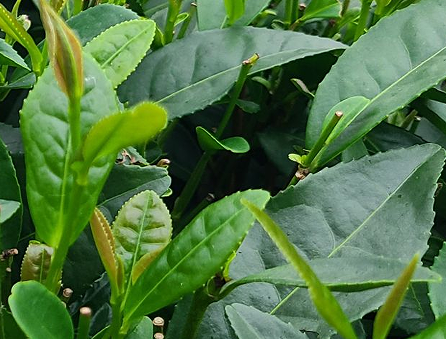
#> input picture img_4.png, 446 x 339 px
$ python PSO_SVM_Tea.py
#> lines starting #> are read from the running program, lines starting #| are printed output that depends on the picture; after the words box and inside, x2 and y2 are one past the last pixel; in counts of white or black regions, pixels touching at a corner belong together; long printed decimals are rounded
try:
    from PIL import Image
except ImportError:
    import Image

from PIL import Image
import numpy as np
import cv2 as cv
from skimage import measure
from sklearn.svm import SVC # 非线性 分类 SVM
tea = cv.imread('img_4.png')
#> tea is the input picture: shape (339, 446, 3); mean B, G, R 67.5, 118, 80.6
pic = 'img_4.png' # 茶叶图片
img = Image.open(pic)
# img.show() # 显示原始图像
img_arr = np.asarray(img,np.float64)
# 选取茶叶嫩芽背景图像上的关键点RGB值(10个)
bg_RGB = np.array(
    [[143,150,133],[103, 86, 76,],[90, 133, 118],[166, 186 ,152,],[29, 51, 32],
     [65, 56, 34],[74 ,111, 95],[119 ,102, 67],[75 ,80, 4],[149, 153, 134]]
)
# 选取茶叶嫩芽上的关键点RGB值(10个)
tea_RGB = np.array(
    [[110, 139, 43],[79, 130, 0],[146, 171, 36],[196, 218, 106],[107, 145, 31],
     [164, 197, 28],[76 ,108, 0],[132, 170, 10],[103, 129, 5],[104 ,130, 29]]
)
RGB_arr = np.concatenate((bg_RGB,tea_RGB),axis=0) # 按列拼接
# 背景用0标记，茶叶嫩芽用1标记
label = np.append(np.zeros(bg_RGB.shape[0]),np.ones(tea_RGB.shape[0]))
# 原本 img_arr 形状为(m,n,k),现在转化为(m*n,k)
img_reshape = img_arr.reshape([img_arr.shape[0]*img_arr.shape[1],img_arr.shape[2]])
svc = SVC(kernel='poly',degree=3) # 使用多项式核，次数为3
svc.fit(RGB_arr,label) # SVM 训练样本
predict = svc.predict(img_reshape) # 预测测试点
bg_bool = predict == 0. # 为背景的序号(bool)
bg_bool = bg_bool[:,np.newaxis] # 增加一列(一维变二维)
bg_bool_3col = np.concatenate((bg_bool,bg_bool,bg_bool),axis=1) # 变为三列
bg_bool_3d = bg_bool_3col.reshape((img_arr.shape[0],img_arr.shape[1],img_arr.shape[2])) # 变回三维数组(逻辑数组)
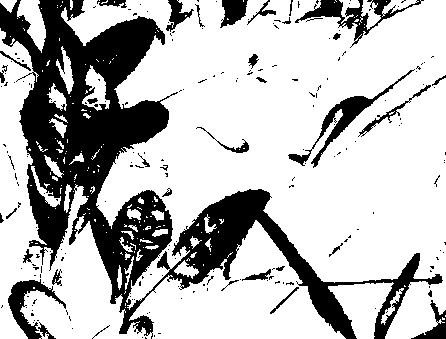
#> bg_bool_3d: shape (339, 446, 3) bool; 72.9% white; 213 black regions (178 under 20 px), largest, box (x1, y1, x2, y2) and area: (0, 0, 443, 339) 33170, (288, 69, 415, 168) 1427, (295, 0, 424, 48) 1373
# img_arr[bg_bool_3d] = 255. # 将背景像素点变为白色
img_arr[bg_bool_3d] = 0. # 将背景像素点变为黑色
img_split = Image.fromarray(img_arr.astype('uint8')) # 数组转image
# img_split.show() # 显示分割之后的图像
img_split.save('split_tea.jpg') # 保存
# 再依次进行二值化、中值滤波、腐蚀、空洞填充，求最大连通区域等形态学操作
# 最后利用二值化图像求出最大连通区域
# 再原嫩芽图像上画出茶叶嫩芽的最小外包矩形和中心点坐标；
# 将其转化为二值图像(省略此步骤直接调用mask二值图像)
tea_s = cv.imread('split_tea.jpg')
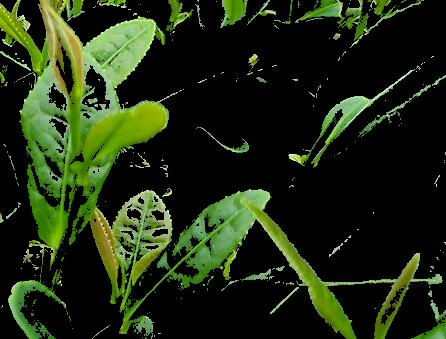
#> tea_s: shape (339, 446, 3); mean B, G, R 18.9, 43.7, 31.5
bgr= cv.cvtColor(tea_s, cv.COLOR_HSV2BGR)
# cv.imshow('1',bgr)
gray=cv.cvtColor(bgr,cv.COLOR_BGR2GRAY)
# cv.imshow('2',gray)
ret, thresh = cv.threshold(gray, 0, 255, cv.THRESH_BINARY + cv.THRESH_OTSU)
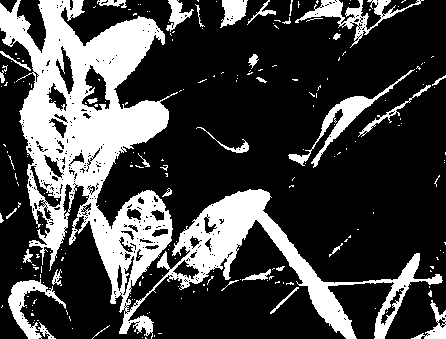
#> thresh: shape (339, 446); 26.6% white; 217 white regions (182 under 20 px), largest, box (x1, y1, x2, y2) and area: (0, 0, 443, 339) 32464, (288, 69, 415, 168) 1426, (295, 0, 424, 48) 1327
#> ret = 38
# cv.imshow("thresh", thresh)
# 中值滤波：进行嫩芽降噪
median = cv.medianBlur(thresh,3)
#> median: shape (339, 446); 26.5% white; 101 white regions (67 under 20 px), largest, box (x1, y1, x2, y2) and area: (0, 0, 442, 339) 33018, (295, 0, 406, 45) 1334, (311, 70, 412, 167) 1264
cv.imshow('median',median)
# 开操作：去掉目标特征外的孤立点
kernel = cv.getStructuringElement(cv.MORPH_RECT, (3,3))
opening = cv.morphologyEx(median,cv.MORPH_OPEN,kernel)
#> opening: shape (339, 446); 25.4% white; 52 white regions (16 under 20 px), largest, box (x1, y1, x2, y2) and area: (0, 0, 172, 334) 23490, (157, 189, 356, 339) 7209, (369, 253, 420, 339) 1186
cv.imshow('open',opening)
# 闭操作：去掉目标特征内的孔
kernel = np.ones((3,3),np.uint8)
closing = cv.morphologyEx(opening,cv.MORPH_CLOSE,kernel)
#> closing: shape (339, 446); 25.9% white; 44 white regions (13 under 20 px), largest, box (x1, y1, x2, y2) and area: (0, 0, 356, 339) 31591, (369, 253, 420, 339) 1207, (312, 96, 378, 166) 1129
cv.imshow('clos',closing)
cv.imwrite('SVM_clos.jpg', closing)

# 求出最大连通区域
# image:二值图像  threshold_point:符合面积条件大小的阈值

def remove_small_points(image, threshold_point):
#> called with image = 'SVM_clos.jpg', threshold_point = 400
    img = cv.imread(image, 0)
#> img: shape (339, 446); min 0, max 255, mean 66
    img_label, num = measure.label(img, connectivity=2, return_num=True)  # 输出二值图像中所有的连通域
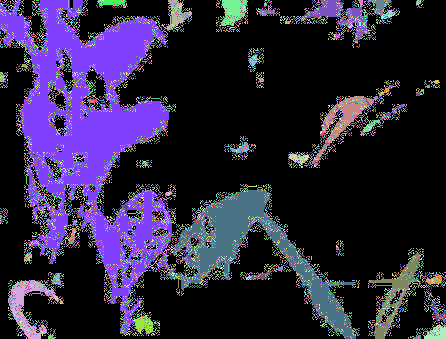
#> img_label: shape (339, 446) int64; 11247 distinct labels, from 0 to 11246; one colour per label, 0 black
#> num = 11246
    props = measure.regionprops(img_label)  # 输出连通域的属性，包括面积等
#> props = 11246 regions

    resMatrix = np.zeros(img_label.shape)
    for i in range(1, len(props)):
        if props[i].area > threshold_point:
            tmp = (img_label == i + 1).astype(np.uint8)
            resMatrix += tmp  # 组合所有符合条件的连通域
#> resMatrix: shape (339, 446) float64; values 0 (black) and 1 (white), 18.9% white; 6 white regions, box (x1, y1, x2, y2) and area: (0, 0, 172, 334) 19846, (167, 189, 356, 339) 5725, (369, 253, 420, 339) 873, (312, 96, 378, 166) 756, (8, 280, 59, 339) 730, (301, 0, 369, 41) 719
    resMatrix *= 255
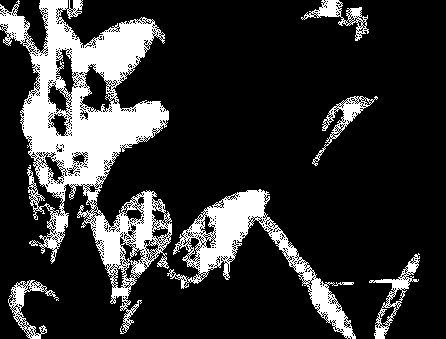
#> resMatrix: shape (339, 446) float64; 18.9% white; 6 white regions, box (x1, y1, x2, y2) and area: (0, 0, 172, 334) 19846, (167, 189, 356, 339) 5725, (369, 253, 420, 339) 873, (312, 96, 378, 166) 756, (8, 280, 59, 339) 730, (301, 0, 369, 41) 719
    return resMatrix

threshold_point=400
maxconnect = remove_small_points('SVM_clos.jpg', threshold_point)
cv.imshow("maxconnect", maxconnect)

# 再闭操作一次：去掉目标特征内的孔
kernel = np.ones((5,5),np.uint8)
closing1 = cv.morphologyEx(maxconnect,cv.MORPH_CLOSE,kernel)
#> closing1: shape (339, 446) float64; 24.1% white; 5 white regions, box (x1, y1, x2, y2) and area: (0, 0, 356, 339) 31962, (369, 253, 420, 339) 1259, (312, 96, 378, 166) 1100, (8, 280, 59, 339) 1071, (301, 0, 369, 41) 1044
cv.imshow('clos1',closing1)

closing1=closing1.astype( np.uint8 )

# 在第一次分割嫩芽图像上框选出最大连通区域的嫩芽
# canny边缘检测
def canny_demo(image):
    t = 100
    print(type(image[0][0]))
#| <class 'numpy.uint8'>
    canny_output = cv.Canny(image, t, t * 2)
#> canny_output: shape (339, 446); 2.6% white in thin lines or dots
    cv.imshow("canny_output", canny_output)
    # cv.imwrite("svm_canny_output.png", canny_output)
    return canny_output
# 调用
binary = canny_demo(closing1)
k = np.ones((3, 3), dtype=np.uint8)
#> k = [[1, 1, 1], [1, 1, 1], [1, 1, 1]]
binary = cv.morphologyEx(binary, cv.MORPH_DILATE, k)
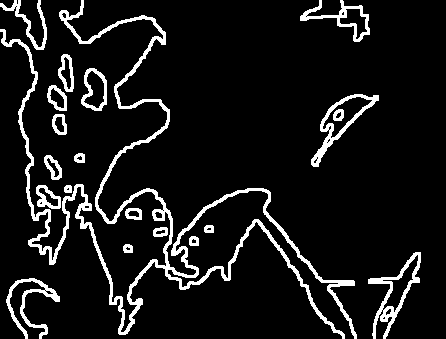
#> binary: shape (339, 446); 9.1% white; 20 white regions
cv.imshow('binary',binary)

# 轮廓发现
contours, hierarchy = cv.findContours(binary, cv.RETR_EXTERNAL, cv.CHAIN_APPROX_SIMPLE)
#> contours = 19 contours; largest, box (x1, y1, x2, y2) and area: (0, 0, 357, 339) 5898, (311, 94, 379, 167) 1504, (368, 252, 421, 339) 1416, (300, 0, 370, 42) 895, (81, 68, 107, 111) 788
for c in range(len(contours)):
    rect = cv.minAreaRect(contours[c])
    cx, cy = rect[0]
    box = cv.boxPoints(rect)
    box = np.int0(box)
    cv.drawContours(tea,[box],0,(0,255,0),2)
    cv.circle(tea, (np.int32(cx), np.int32(cy)), 2, (255, 0, 0), 2, 8, 0)
    cv.drawContours(tea, contours, c, (0, 0, 255), 1, 8)
    print(cx,cy)
#> this loop made 19 passes
#> (rect, cx, cy, box) on passes 1 to 6: (((29.17, 307.9), (59.34, 51.03), -69.44), 29.17, 307.9, [[42, 344], [-5, 326], [15, 271], [63, 289]]), (((387.9, 289.8), (97.91, 45.21), -58.88), 387.9, 289.8, [[381, 343], [343, 320], [393, 236], [432, 259]]), (((127.5, 248), (8, 9), -90), 127.5, 248, [[132, 252], [123, 252], [123, 244], [132, 244]]), (((193.5, 240.5), (9, 9), -90), 193.5, 240.5, [[198, 245], [189, 245], [189, 236], [198, 236]]), (((160, 231.5), (9, 14), -90), 160, 231.5, [[167, 236], [153, 236], [153, 227], [167, 227]]), (((208.5, 228.5), (7, 9), -90), 208.5, 228.5, [[213, 232], [204, 232], [204, 225], [213, 225]])
#| 29.171 307.877
#| 387.886 289.799
#| 127.5 248.0
#| 193.5 240.5
#| 160.0 231.5
#| 208.5 228.5
#| 133.0 213.5
#| 67.5 188.5
#> (further printed lines are left out)
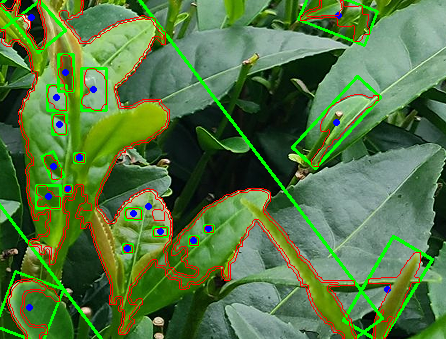
#> tea: shape (339, 446, 3); mean B, G, R 63.5, 118.2, 83.2

# 图像显示
cv.imshow("contours_analysis", tea)
# cv.imwrite("svm_contours_analysis.png", pic)
# # 最终在原图像上框选出每个嫩芽，并标注中心点，输出矩阵框左上角和右下角的坐标，描绘嫩芽轮廓

cv.waitKey(0)
cv.destroyAllWindows()

$ run again, with img_6.png copied over img_4.png
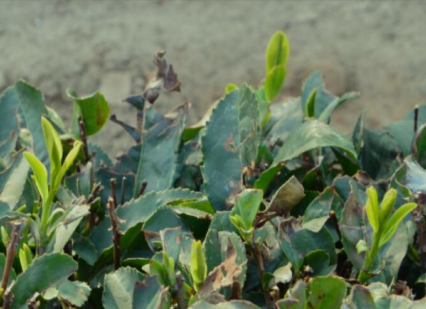
#> input picture img_6.png, 426 x 309 px
#> tea is the input picture: shape (309, 426, 3); mean B, G, R 92.3, 121, 105.5
#> bg_bool_3d: shape (309, 426, 3) bool; 91.7% white; 149 black regions (105 under 20 px), largest, box (x1, y1, x2, y2) and area: (23, 116, 83, 238) 2474, (246, 31, 290, 108) 1543, (356, 186, 397, 261) 1022
#> thresh: shape (309, 426); 8.2% white; 149 white regions (105 under 20 px), largest, box (x1, y1, x2, y2) and area: (23, 116, 83, 238) 2471, (246, 31, 290, 108) 1541, (356, 186, 397, 261) 1018
#> ret = 47
#> median: shape (309, 426); 7.9% white; 92 white regions (50 under 20 px), largest, box (x1, y1, x2, y2) and area: (23, 117, 82, 236) 2462, (247, 31, 290, 108) 1544, (356, 186, 397, 260) 1020
#> opening: shape (309, 426); 7.4% white; 58 white regions (24 under 20 px), largest, box (x1, y1, x2, y2) and area: (23, 117, 82, 236) 2363, (255, 31, 290, 107) 1519, (356, 187, 397, 260) 1013
#> closing: shape (309, 426); 7.5% white; 50 white regions (16 under 20 px), largest, box (x1, y1, x2, y2) and area: (23, 117, 82, 236) 2426, (356, 187, 417, 265) 1622, (255, 31, 290, 107) 1523
#> in remove_small_points, `img_label, num = measure.label(img, connectivity=2, return_num=True)`:
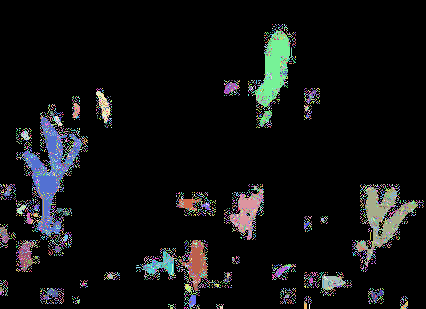
#> img_label: shape (309, 426) int64; 5034 distinct labels, from 0 to 5033; one colour per label, 0 black
#> num = 5033
#> props = 5033 regions
#> closing1: shape (309, 426) float64; 5.4% white; 5 white regions, box (x1, y1, x2, y2) and area: (23, 117, 82, 236) 2442, (356, 187, 417, 265) 1643, (255, 31, 290, 107) 1490, (230, 189, 263, 240) 791, (179, 240, 207, 291) 677
#| <class 'numpy.uint8'>
#> canny_output: shape (309, 426); 0.89% white in thin lines or dots, all inside (x1, y1, x2, y2) = (22, 30, 417, 291)
#> binary: shape (309, 426); 3.1% white; 6 white regions
#> contours = 5 contours; box (x1, y1, x2, y2) and area: (21, 115, 83, 237) 3110, (354, 185, 418, 266) 2084, (253, 29, 291, 108) 1726, (228, 188, 264, 241) 978, (178, 239, 208, 292) 840
#> the loop `for c in range(len(contours)):` made 5 passes
#> (rect, cx, cy, box) on passes 1 to 4: (((192.8, 265.2), (28.53, 52.47), -7.13), 192.8, 265.2, [[181, 293], [175, 240], [203, 237], [210, 289]]), (((244.5, 211), (54.69, 29.27), -73.44), 244.5, 211, [[250, 241], [222, 233], [238, 180], [266, 188]]), (((373.4, 219.7), (82.31, 51.76), -51.07), 373.4, 219.7, [[367, 268], [327, 235], [379, 171], [419, 203]]), (((44.88, 175.6), (117.3, 57.12), -76.28), 44.88, 175.6, [[58, 239], [3, 225], [31, 111], [86, 125]])
#> (printed output is left out)
#> after the loop `for c in range(len(contours)):`:
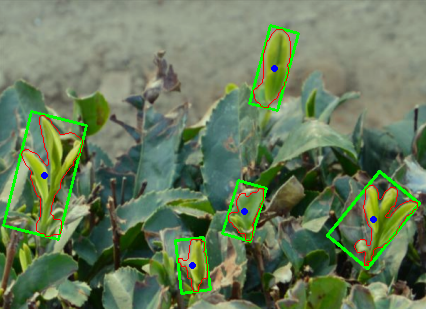
#> tea: shape (309, 426, 3); mean B, G, R 89.9, 123.1, 104.1

$ run again, with img.png copied over img_4.png
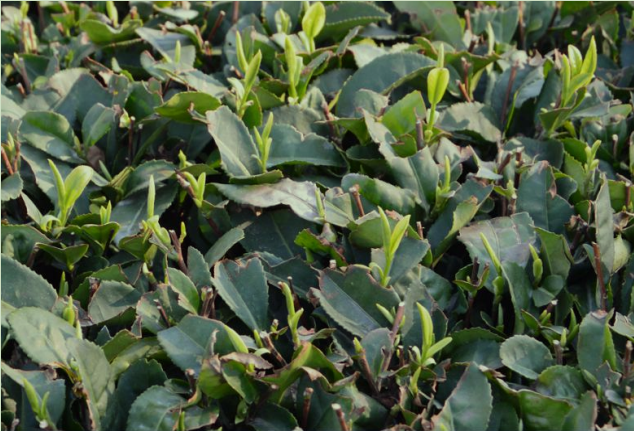
#> input picture img.png, 634 x 431 px
#> tea is the input picture: shape (431, 634, 3); mean B, G, R 67.2, 93.7, 80.6
#> bg_bool_3d: shape (431, 634, 3) bool; 91.5% white; 333 black regions (224 under 20 px), largest, box (x1, y1, x2, y2) and area: (276, 1, 326, 108) 2139, (403, 37, 461, 143) 1464, (229, 31, 263, 127) 1390
#> thresh: shape (431, 634); 8.5% white; 330 white regions (221 under 20 px), largest, box (x1, y1, x2, y2) and area: (276, 1, 326, 108) 2136, (403, 37, 461, 143) 1464, (229, 31, 263, 127) 1389
#> ret = 48
#> median: shape (431, 634); 8.2% white; 192 white regions (92 under 20 px), largest, box (x1, y1, x2, y2) and area: (276, 1, 326, 108) 2147, (405, 37, 460, 142) 1478, (229, 32, 263, 126) 1411
#> opening: shape (431, 634); 7.6% white; 138 white regions (42 under 20 px), largest, box (x1, y1, x2, y2) and area: (277, 1, 326, 105) 2061, (561, 38, 597, 106) 1341, (230, 34, 262, 119) 1335
#> closing: shape (431, 634); 7.7% white; 129 white regions (37 under 20 px), largest, box (x1, y1, x2, y2) and area: (377, 44, 458, 142) 2288, (277, 0, 326, 108) 2110, (230, 34, 262, 119) 1459
#> in remove_small_points, `img_label, num = measure.label(img, connectivity=2, return_num=True)`:
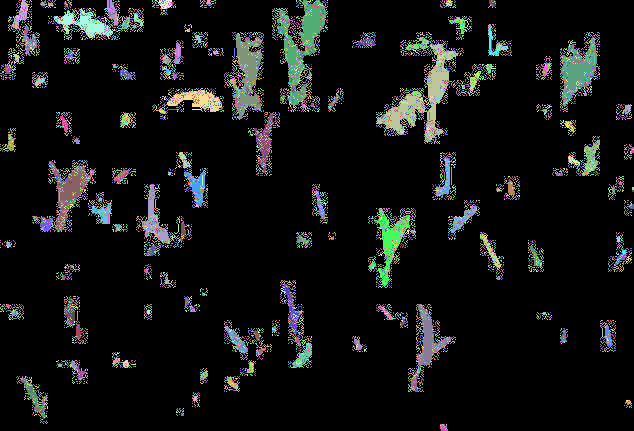
#> img_label: shape (431, 634) int64; 12205 distinct labels, from 0 to 12204; one colour per label, 0 black
#> num = 12204
#> props = 12204 regions
#> closing1: shape (431, 634) float64; 4.4% white; 10 white regions, largest, box (x1, y1, x2, y2) and area: (377, 44, 458, 142) 2271, (277, 0, 326, 105) 2108, (233, 34, 262, 119) 1426
#| <class 'numpy.uint8'>
#> canny_output: shape (431, 634); 0.83% white in thin lines or dots, all inside (x1, y1, x2, y2) = (49, 0, 597, 365)
#> binary: shape (431, 634); 2.9% white; 10 white regions
#> contours = 10 contours; largest, box (x1, y1, x2, y2) and area: (375, 42, 459, 143) 2796, (231, 33, 263, 120) 1784, (559, 37, 598, 107) 1606, (48, 159, 92, 233) 1418, (373, 209, 411, 287) 1256
#> the loop `for c in range(len(contours)):` made 10 passes
#> (rect, cx, cy, box) on passes 1 to 4: (((433.3, 334.3), (62.05, 35.7), -88.88), 433.3, 334.3, [[450, 365], [414, 364], [416, 302], [451, 303]]), (((391.5, 247.5), (77, 37), -90), 391.5, 247.5, [[410, 286], [373, 286], [373, 209], [410, 209]]), (((150.6, 216.5), (25.85, 63.89), -16.8), 150.6, 216.5, [[147, 250], [129, 189], [153, 182], [172, 243]]), (((71.46, 194.2), (42.15, 73.8), -4.54), 71.46, 194.2, [[53, 232], [47, 159], [89, 155], [95, 229]])
#> (printed output is left out)
#> after the loop `for c in range(len(contours)):`:
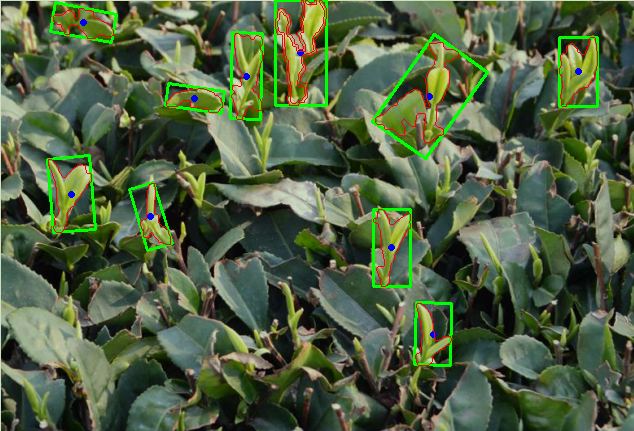
#> tea: shape (431, 634, 3); mean B, G, R 65.1, 95.9, 79.6
